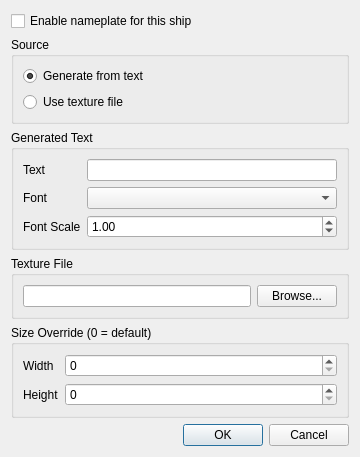
<?xml version="1.0" encoding="UTF-8"?>
<ui version="4.0">
 <class>fso::fred::dialogs::NameplateDialog</class>
 <widget class="QDialog" name="fso::fred::dialogs::NameplateDialog">
  <property name="geometry">
   <rect>
    <x>0</x>
    <y>0</y>
    <width>360</width>
    <height>320</height>
   </rect>
  </property>
  <property name="windowTitle">
   <string>Nameplate</string>
  </property>
  <property name="modal">
   <bool>true</bool>
  </property>
  <layout class="QVBoxLayout" name="verticalLayout">
   <item>
    <widget class="QCheckBox" name="enabledCheck">
     <property name="text">
      <string>Enable nameplate for this ship</string>
     </property>
    </widget>
   </item>
   <item>
    <widget class="QGroupBox" name="modeBox">
     <property name="title">
      <string>Source</string>
     </property>
     <layout class="QVBoxLayout" name="modeLayout">
      <item>
       <widget class="QRadioButton" name="modeGenerateRadio">
        <property name="text">
         <string>Generate from text</string>
        </property>
        <property name="checked">
         <bool>true</bool>
        </property>
       </widget>
      </item>
      <item>
       <widget class="QRadioButton" name="modeFileRadio">
        <property name="text">
         <string>Use texture file</string>
        </property>
       </widget>
      </item>
     </layout>
    </widget>
   </item>
   <item>
    <widget class="QGroupBox" name="generateBox">
     <property name="title">
      <string>Generated Text</string>
     </property>
     <layout class="QFormLayout" name="generateLayout">
      <item row="0" column="0">
       <widget class="QLabel" name="textLabel">
        <property name="text">
         <string>Text</string>
        </property>
       </widget>
      </item>
      <item row="0" column="1">
       <widget class="QLineEdit" name="textEdit"/>
      </item>
      <item row="1" column="0">
       <widget class="QLabel" name="fontLabel">
        <property name="text">
         <string>Font</string>
        </property>
       </widget>
      </item>
      <item row="1" column="1">
       <widget class="QComboBox" name="fontCombo"/>
      </item>
      <item row="2" column="0">
       <widget class="QLabel" name="fontScaleLabel">
        <property name="text">
         <string>Font Scale</string>
        </property>
       </widget>
      </item>
      <item row="2" column="1">
       <widget class="QDoubleSpinBox" name="fontScaleSpin">
        <property name="decimals">
         <number>2</number>
        </property>
        <property name="minimum">
         <double>0.010000000000000</double>
        </property>
        <property name="maximum">
         <double>100.000000000000000</double>
        </property>
        <property name="singleStep">
         <double>0.100000000000000</double>
        </property>
        <property name="value">
         <double>1.000000000000000</double>
        </property>
       </widget>
      </item>
     </layout>
    </widget>
   </item>
   <item>
    <widget class="QGroupBox" name="fileBox">
     <property name="title">
      <string>Texture File</string>
     </property>
     <layout class="QHBoxLayout" name="fileLayout">
      <item>
       <widget class="QLineEdit" name="fileEdit"/>
      </item>
      <item>
       <widget class="QPushButton" name="browseButton">
        <property name="text">
         <string>Browse...</string>
        </property>
       </widget>
      </item>
     </layout>
    </widget>
   </item>
   <item>
    <widget class="QGroupBox" name="sizeBox">
     <property name="title">
      <string>Size Override (0 = default)</string>
     </property>
     <layout class="QFormLayout" name="sizeLayout">
      <item row="0" column="0">
       <widget class="QLabel" name="widthLabel">
        <property name="text">
         <string>Width</string>
        </property>
       </widget>
      </item>
      <item row="0" column="1">
       <widget class="QSpinBox" name="widthSpin">
        <property name="maximum">
         <number>8192</number>
        </property>
       </widget>
      </item>
      <item row="1" column="0">
       <widget class="QLabel" name="heightLabel">
        <property name="text">
         <string>Height</string>
        </property>
       </widget>
      </item>
      <item row="1" column="1">
       <widget class="QSpinBox" name="heightSpin">
        <property name="maximum">
         <number>8192</number>
        </property>
       </widget>
      </item>
     </layout>
    </widget>
   </item>
   <item>
    <widget class="QDialogButtonBox" name="buttonBox">
     <property name="standardButtons">
      <set>QDialogButtonBox::Cancel|QDialogButtonBox::Ok</set>
     </property>
    </widget>
   </item>
  </layout>
 </widget>
 <resources>
  <include location="../resources/resources.qrc"/>
 </resources>
 <connections/>
</ui>
